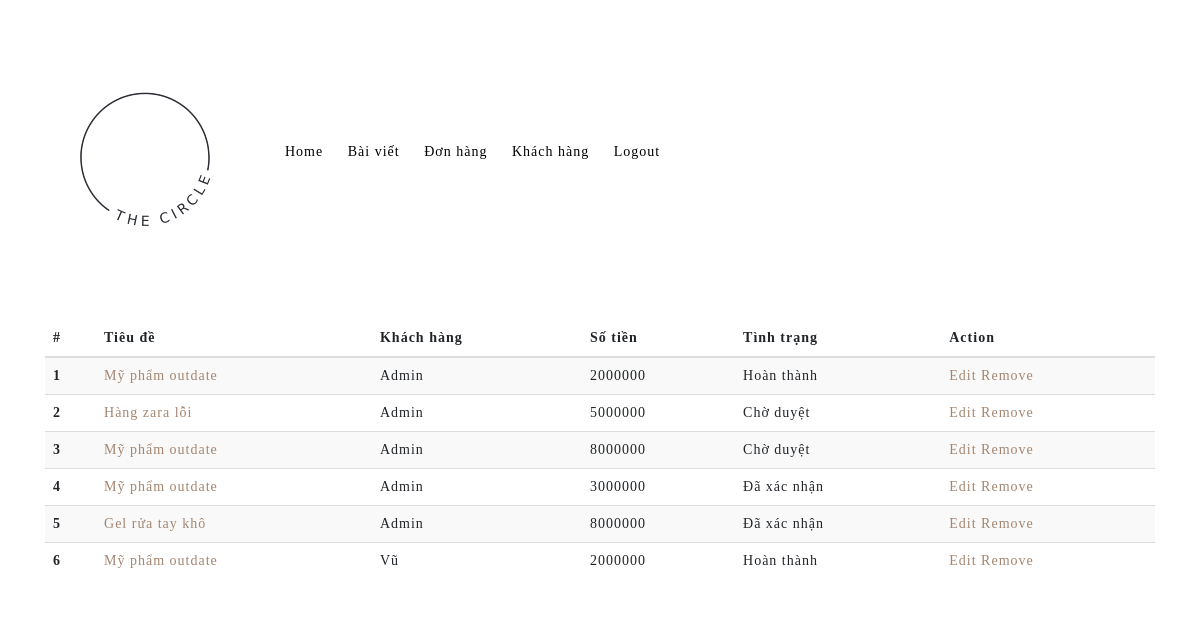
Screenshot of /admin/deals (signed in) with the database file from the repository.
### app/main/models.py (models this page shows, shortened)
class Base(db.Model):
    __abstract__ = True
    id = db.Column(db.Integer, primary_key=True)
    date_created = db.Column(db.DateTime, default=db.func.current_timestamp())
    date_modified = db.Column(db.DateTime, default=db.func.current_timestamp(),
                              onupdate=db.func.current_timestamp())

class Deal(Base):
    __tablename__ = 'deal'
    status = db.Column(db.String(120))
    invest_money = db.Column(db.Integer)
    user_id = db.Column(db.Integer, db.ForeignKey('user.id'))
    post_id = db.Column(db.Integer, db.ForeignKey('blog_post.id'))

class Post(Base):
    __tablename__ = 'blog_post'
    category = db.Column(db.String(128), nullable=True)
    title = db.Column(db.String(128), nullable=False)
    description_text = db.Column(db.String(128), nullable=False)
    detail = db.Column(db.Text, nullable=False)
    deals= db.relationship('Deal', backref='belong_to_post', lazy='dynamic')
    interest = db.Column(db.String(128))
    min_money = db.Column(db.String(128))
    level = db.Column(db.String(128))

class User(Base, UserMixin):
    __tablename__ = 'user'
    name = db.Column(db.String(50))
    email = db.Column(db.String(50), index=True, unique=True)
    phone_number = db.Column(db.String(50))
    address = db.Column(db.String(128))
    password_hash = db.Column(db.String(128))
    deals = db.relationship('Deal', backref='belong_to_user', lazy='dynamic')
    access = db.Column(db.Integer())
    def allowed(self, access_level):
        return self.access >= access_level

### app/admin/views.py (the view)
@admin.route('/admin/deals')
@requires_access_level(ACCESS['admin'])
def get_deals():
    table_header = ['Tiêu đề', 'Khách hàng', 'Số tiền', 'Tình trạng']
    deals = Deal.query.all()
    return render_template('admin/get_posts.html', deals=deals, table_header=table_header)

### app/main/models.py (called while the page is built)
@login_manager.user_loader
def user_loader(user_id):
    return User.query.get(user_id)

def requires_access_level(access_level):
    def decorator(f):
        @wraps(f)
        def decorated_function(*args, **kwargs):
            user = current_user
            if not current_user.is_authenticated:
                return redirect(url_for('auth.user_login'))
            elif not user.allowed(access_level):
                return redirect(url_for('auth.user_profile', id= current_user.id, message="You do not have access to that page. Sorry!"))
            return f(*args, **kwargs)
        return decorated_function
    return decorator

### app/templates/admin/get_posts.html (shortened to what this page needs)
{% extends 'admin_base.html' %}
{% block contents %}
<div class="container">
    <table class="table table-striped">
        <thead>
        <tr>
            <th scope="col">#</th>
            {% for header in table_header %}
            <th scope="col">{{ header }}</th>
            {% endfor %}
            <th scope="col">Action</th>
        </tr>
        </thead>
        <tbody>
         {% if deals %}
        {% for deal in deals %}
        <tr>
            <th scope="row">{{ deal.id}}</th>
            <td><a href="/admin/deals/{{ deal.id }}" >{{ deal.belong_to_post.title }}</a></td>
            <td>{{ deal.belong_to_user.name }}</td>
            <td>{{ deal.invest_money }}</td>
            <td>{{ deal.status }}</td>
            <td>
                <a href="/admin/deals/edit/{{deal.id}}">Edit</a>
                <a href="/admin/deals/remove/{{deal.id}}">Remove</a>
            </td>
        </tr>
        {% endfor %}
        {% endif %}
        </tbody>
    </table>
</div>
{% endblock %}

### app/templates/admin_base.html (shortened to what this page needs)
<!DOCTYPE html>
<html lang="" en>
<head>
    <link rel="stylesheet" href="https://stackpath.bootstrapcdn.com/bootstrap/4.4.1/css/bootstrap.min.css"
>
    <link href={{url_for('static', filename="css/style.css" )}} rel="stylesheet">
</head>
<body>
<div class="oi_head_holder">
    <div class="container">
        <div class="oi_logo_place">
            <a href="/"><img src={{url_for('static', filename="img/thecircle-logo.png" )}}
                             alt="FlatFolio"></a>
        </div>
        <nav>
            <ul id="menu-header-menu-1" class="post-categories oi_header_menu">
                <li>
                    <a href="/">Home</a>
                </li>
                <li>
                    <a href="/admin">Bài viết</a>
                </li>
                <li>
                    <a href="/admin/deals">Đơn hàng</a>
                </li>
                <li>
                    <a href="/admin/users">Khách hàng</a>
                </li>
                <li>
                    <a href="/logout">Logout</a>
                </li>
            </ul>
        </nav>
    </div>
</div>
{% block contents %}
{% endblock %}
</body>
</html>

### app/static/css/main_style.css (style rules this page uses)
body { letter-spacing:1px; }
a, a:hover, .oi_strange_portfolio_item_holder .oi_mask, .oi_strange_portfolio_item_holder:hover .oi_mask, .oi_header_menu ul, .oi_header_menu li:hover ul { webkit-transition: all 0.1s ease-in-out; -moz-transition: all 0.1s ease-in-out; -ms-transition: all 0.1s ease-in-out; -o-transition: all 0.1s ease-in-out; transition: all 0.1s ease-in-out; -webkit-backface-visibility: hidden; backface-visibility: hidden; }
a { color:#a38671 }
img { -webkit-user-select: none; -khtml-user-select: none; -moz-user-select: none; -o-user-select: none; user-select: none; }
.oi_head_holder { padding:60px 0; }
.oi_logo_place { float:left; margin-right:40px; }
.oi_header_menu { list-style:none; margin:0px; padding:0px; margin-top:80px; }
.oi_header_menu li { display:inline-block; margin-right:20px; }
.oi_header_menu li a { display:inline-block; position:relative; color:#000; font-size:14px; }
.oi_header_menu li:not(.current-menu-item):not(.current-menu-parent) a:before { content: ''; display: inline-block; position: absolute; left: 0; bottom: 0; height: 1px; width: 0; transition: width 0s ease, background .2s ease; }
.oi_header_menu li:not(.current-menu-item):not(.current-menu-parent) a:after { content: ''; display: inline-block; position: absolute; right: 0; bottom: 0; height: 1px; width: 0; background: #a38671; transition: width .2s ease; }
.oi_header_menu li:last-child a { margin-bottom:0px; }

### app/static/css/options.css (style rules this page uses)
body { font-family: 'Playfair Display', serif; font-weight: 300; font-style: ; font-size: 14px; line-height: 24px; color: #222222; background-color: #ffffff; background-image: url(''); background-repeat: ; background-position: ; background-size: ; background-attachment: ; }
a { color:#a38671 }
.post-categories li:not(.current-menu-item):not(.current-menu-parent) a:after { background: #a38671; }

### rows the page displays
Deal: id "1", belong_to_post "Mỹ phẩm outdate", belong_to_user.name "Admin", invest_money "2000000", status "Hoàn thành"
Deal: id "2", belong_to_post "Hàng zara lỗi", belong_to_user.name "Admin", invest_money "5000000", status "Chờ duyệt"
Deal: id "3", belong_to_post "Mỹ phẩm outdate", belong_to_user.name "Admin", invest_money "8000000", status "Chờ duyệt"
Deal: id "4", belong_to_post "Mỹ phẩm outdate", belong_to_user.name "Admin", invest_money "3000000", status "Đã xác nhận"
Deal: id "5", belong_to_post "Gel rửa tay khô", belong_to_user.name "Admin", invest_money "8000000", status "Đã xác nhận"
Deal: id "6", belong_to_post "Mỹ phẩm outdate", belong_to_user.name "Vũ", invest_money "2000000", status "Hoàn thành"

### other values shown
{{ header }} "Tiêu đề" "Khách hàng" "Số tiền" "Tình trạng"
